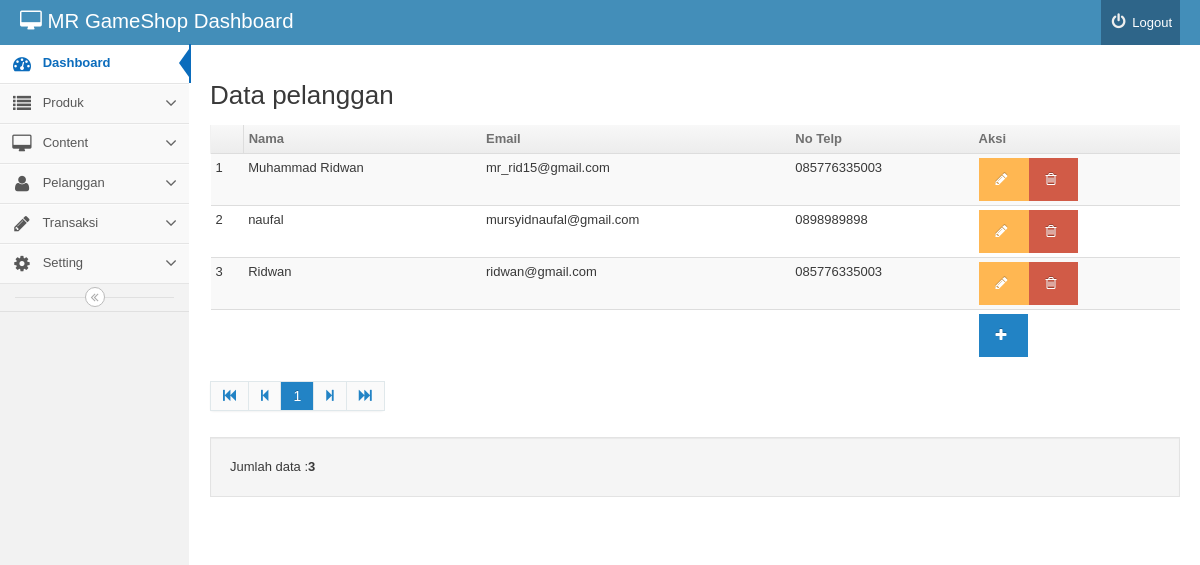
/backend/index.php?mod=pelanggan&pg=pelanggan_view (signed in), run on the app's committed database.
### tables this page shows
CREATE TABLE IF NOT EXISTS `pelanggan` (
  `idpelanggan` int(11) NOT NULL,
  `nama` varchar(25) NOT NULL,
  `kelamin` set('L','P') NOT NULL,
  `email` varchar(100) NOT NULL,
  `alamat` varchar(200) NOT NULL,
  `kodepos` varchar(6) NOT NULL,
  `kota` varchar(25) NOT NULL,
  `telp` varchar(200) NOT NULL,
  `tanggal_daftar` date DEFAULT NULL,
  `password` varchar(32) NOT NULL,
  `status` int(11) NOT NULL
);

### backend/pelanggan/pelanggan_view.php (the view, shortened to what this page needs)
<div>
	<h2 id="headings"> Data pelanggan</h2>
	<table  class="table table-striped table-condensed">
		<thead>
			<th><td><b>Nama </b></td><td><b>Email</b></td><td><b>No Telp</b></td><td><b>Aksi</b></td></th>
		</thead>
		<tbody>
<?php
$batas='5';
$halaman=$_GET['halaman'];
$posisi=null;
if(empty($halaman)){
$posisi=0;
}else{
$posisi=($halaman-1)* $batas;
}
$query="SELECT pelanggan.*
 from pelanggan
 limit $posisi,$batas ";
$result=mysql_query($query) or die(mysql_error());
$no=1;
while($rows=mysql_fetch_object($result)){
			?>
			<tr>
				<td><?php echo $posisi+$no
				?></td>
				<td><?php		echo $rows -> nama;?></td>
			<td><?php		echo $rows ->email;?></td>
			<td><?php		echo $rows->telp;?></td>
				<td>
					<a href="index.php?mod=pelanggan&pg=pelanggan_form&id=<?=	$rows -> idpelanggan;?>"
				class='btn btn-warning'> <i class="icon-pencil"></i></a><a href="index.php?mod=pelanggan&pg=pelanggan_view&act=del&id=<?=	$rows -> idpelanggan;?>"
				onclick="return confirm('Yakin data akan dihapus?') ";
				class='btn btn-danger'> <i class="icon-trash"></i></a></td>
			</tr>
			<?php	$no++;
	}?>
			<tr>
				<td colspan='4' ></td><td><a href="index.php?mod=pelanggan&pg=pelanggan_form"
				class='btn btn-primary'	><i class="icon-plus"></i></a></td>
			</tr>
		</tbody>
	</table>
	<?php
$tampil2 = mysql_query("SELECT idpelanggan from pelanggan");
$jmldata = mysql_num_rows($tampil2);
?>
<div class='pagination'>
	<ul>
	</ul>
</div>
<div class='well'>Jumlah data :<strong><?=$jmldata;?> </strong></div>
</div>

### data on the page
pelanggan: no "1", nama "Muhammad Ridwan", email "mr_rid15@gmail.com", telp "085776335003"
pelanggan: no "2", nama "naufal", email "mursyidnaufal@gmail.com", telp "0898989898"
pelanggan: no "3", nama "Ridwan", email "ridwan@gmail.com", telp "085776335003"

### other printed values
$halaman "1"
$jmldata "3"
